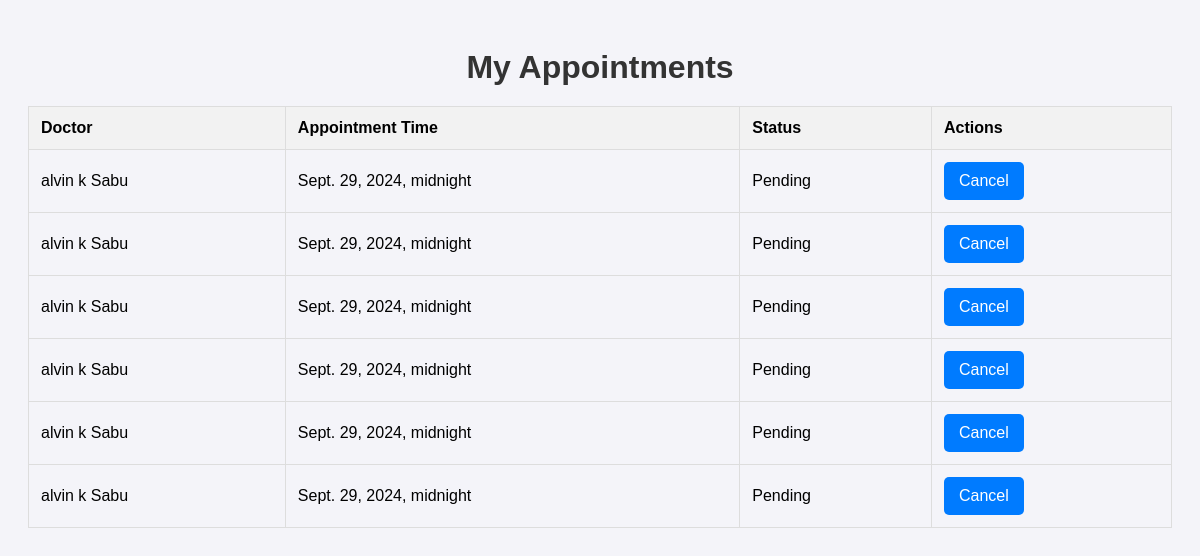
Page /my-appointments/ (signed in) on the earlier database version.
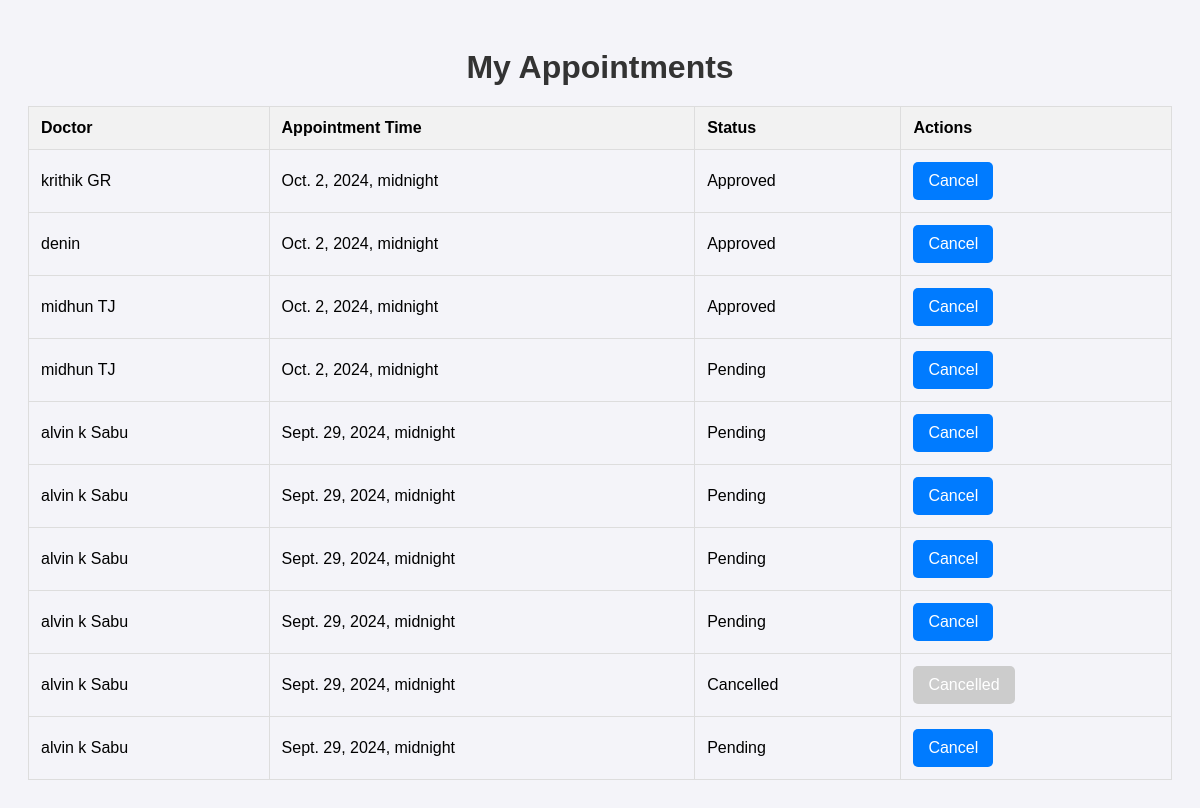
Same page on the later database version.
### myapp/models.py (models this page shows, shortened)
class Appointment(models.Model):
    user = models.ForeignKey(User, on_delete=models.CASCADE)
    doctor = models.ForeignKey(Doctor, on_delete=models.CASCADE)
    availability = models.ForeignKey(DoctorAvailability, on_delete=models.CASCADE)
    status = models.CharField(max_length=20, default='Pending')
    appointment_time = models.DateTimeField()

class Doctor(models.Model):
    SPECIALIZATION_CHOICES = [
        ('general', 'General Physician'),
        ('cardiologist', 'Cardiologist'),
        ('dermatologist', 'Dermatologist'),
    ]
    name = models.CharField(max_length=100)
    specialization = models.CharField(max_length=50, choices=SPECIALIZATION_CHOICES)
    description = models.TextField()
    video_call_link = models.URLField()  # Link for the video call

### myapp/views.py (the view)
# urls.py: path('my-appointments/', views.user_appointment_list, name='user_appointment_list'),
@login_required
def user_appointment_list(request):
    appointments = Appointment.objects.filter(user=request.user).order_by('-appointment_time')
    return render(request, 'user_appointment_list.html', {'appointments': appointments})

### myapp/templates/user_appointment_list.html (shortened to what this page needs)
<!DOCTYPE html>
<html lang="en">
<head>
</head>
<body>
    <h1>My Appointments</h1>
    <table>
        <thead>
            <tr>
                <th>Doctor</th>
                <th>Appointment Time</th>
                <th>Status</th>
                <th>Actions</th>
            </tr>
        </thead>
        <tbody>
            {% for appointment in appointments %}
            <tr>
                <td>{{ appointment.doctor.name }}</td>
                <td>{{ appointment.appointment_time }}</td>
                <td>{{ appointment.status }}</td>
                <td>
                    {% if appointment.status != 'Cancelled' %}
                    <a href="{% url 'cancel_appointment' appointment.id %}" class="btn">Cancel</a>
                    {% else %}
                    <span class="btn" style="background-color: #ccc;">Cancelled</span>
                    {% endif %}
                </td>
            </tr>
            {% empty %}
            <tr>
                <td colspan="4">No appointments found.</td>
            </tr>
            {% endfor %}
        </tbody>
    </table>
</body>
</html>

Differences in the rows shown:
added Appointment: doctor.name "krithik GR", appointment_time "Oct. 2, 2024, midnight", status "Approved", shows "Cancel"
added Appointment: doctor.name "denin", appointment_time "Oct. 2, 2024, midnight", status "Approved", shows "Cancel"
added Appointment: doctor.name "midhun TJ", appointment_time "Oct. 2, 2024, midnight", status "Approved", shows "Cancel"
added Appointment: doctor.name "midhun TJ", appointment_time "Oct. 2, 2024, midnight", status "Pending", shows "Cancel"
changed Appointment: status "Pending" → "Cancelled"; status "Cancel" → "Cancelled"
